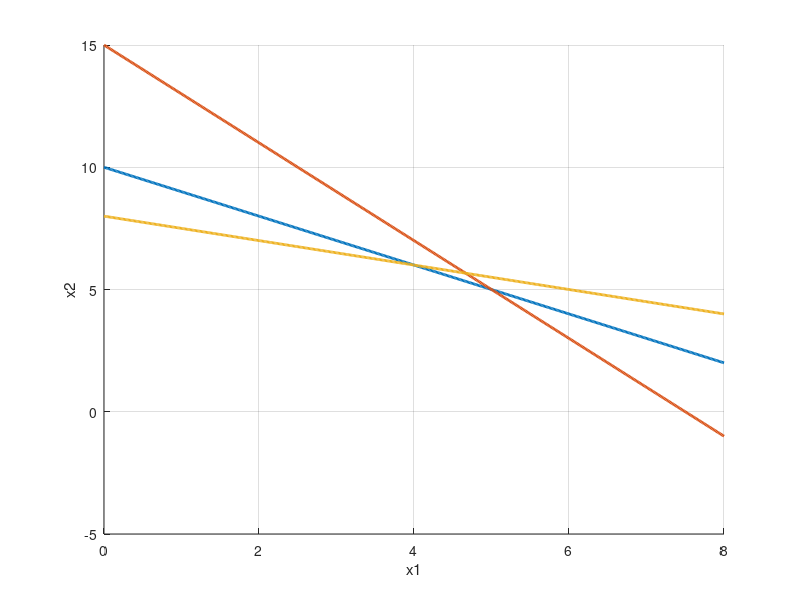

Write the MATLAB code that produced this figure. (Note: this script raises an error after producing the figure.)
clc;
clear;

%% Phase 1: Input
C = [3 4];
Z = @(x1, x2) 3*x1 + 4*x2;

A = [1 1;
     2 1;
     1 2;
     1 0;
     0 1];

b = [10;
     15;
     16;
     7;
     7];

%% Phase 2: Plot constraints
x1 = linspace(0,8,500);

figure
hold on
grid on
xlabel('x1')
ylabel('x2')

for i = 1:size(A,1)
    if A(i,2) ~= 0
        x2 = (b(i) - A(i,1)*x1)/A(i,2);
        plot(x1, x2, 'LineWidth', 2)
    else
        % vertical line: x1 = b/A(1)
        xline(b(i), 'LineWidth', 2)
    end
end

%% Phase 3: Find intersection (corner) points
Aeq = [A;
       eye(2)];
beq = [b;
       0;
       0];

pt = [];
m = size(Aeq,1);

for i = 1:m
    for j = i+1:m
        M = [Aeq(i,:); Aeq(j,:)];
        B = [beq(i); beq(j)];
        
        if det(M) ~= 0
            X = M\B;
            if all(X >= 0)
                pt = [pt X];
            end
        end
    end
end

pt = unique(pt','rows')';

%% Phase 4: Feasible points
FP = [];
z = [];

for i = 1:size(pt,2)
    x1p = pt(1,i);
    x2p = pt(2,i);
    
    if ( x1p + x2p <= 10 && ...
         2*x1p + x2p <= 15 && ...
         x1p + 2*x2p <= 16 && ...
         x1p <= 7 && ...
         x2p <= 7 )
     
        FP = [FP pt(:,i)];
        plot(x1p, x2p, 'ro', 'MarkerSize', 8, 'LineWidth', 2)
        z = [z Z(x1p,x2p)];
    end
end

%% Phase 5: Optimal values
[optimal_val_min, idx_min] = min(z);
optimal_sol_min = FP(:,idx_min);

[optimal_val_max, idx_max] = max(z);
optimal_sol_max = FP(:,idx_max);

fprintf('Minimum Value: %.2f at (%.2f, %.2f)\n', ...
        optimal_val_min, optimal_sol_min(1), optimal_sol_min(2));

fprintf('Maximum Value: %.2f at (%.2f, %.2f)\n', ...
        optimal_val_max, optimal_sol_max(1), optimal_sol_max(2));
